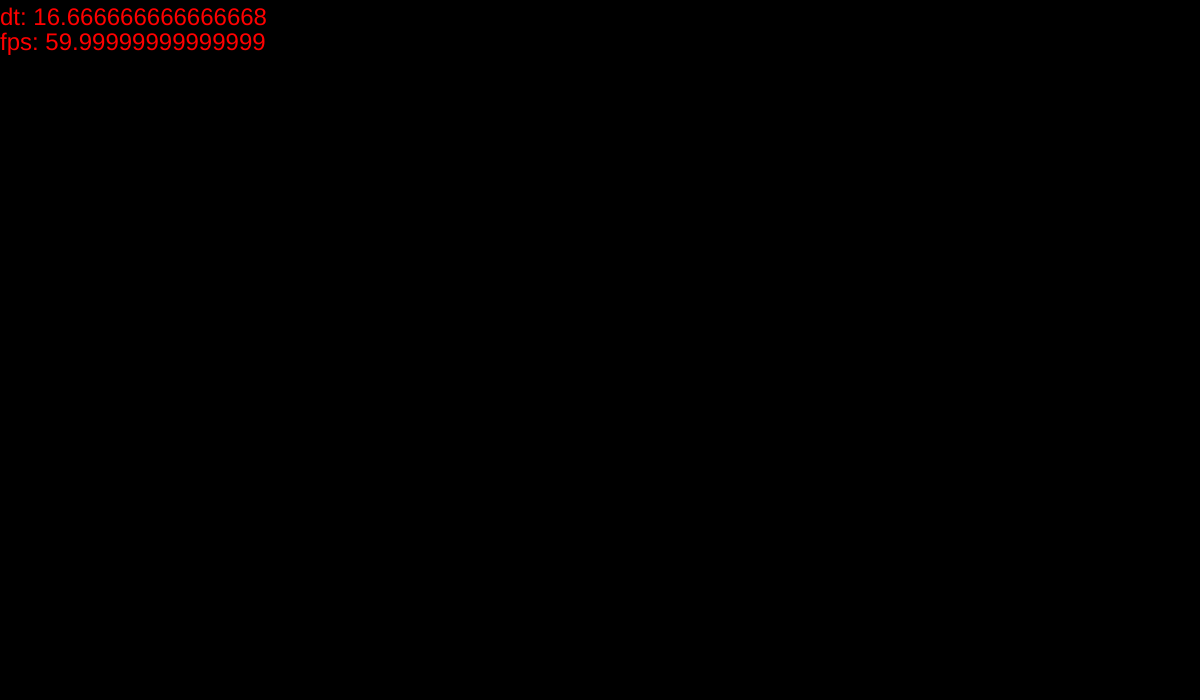
Frame 1 (no input)
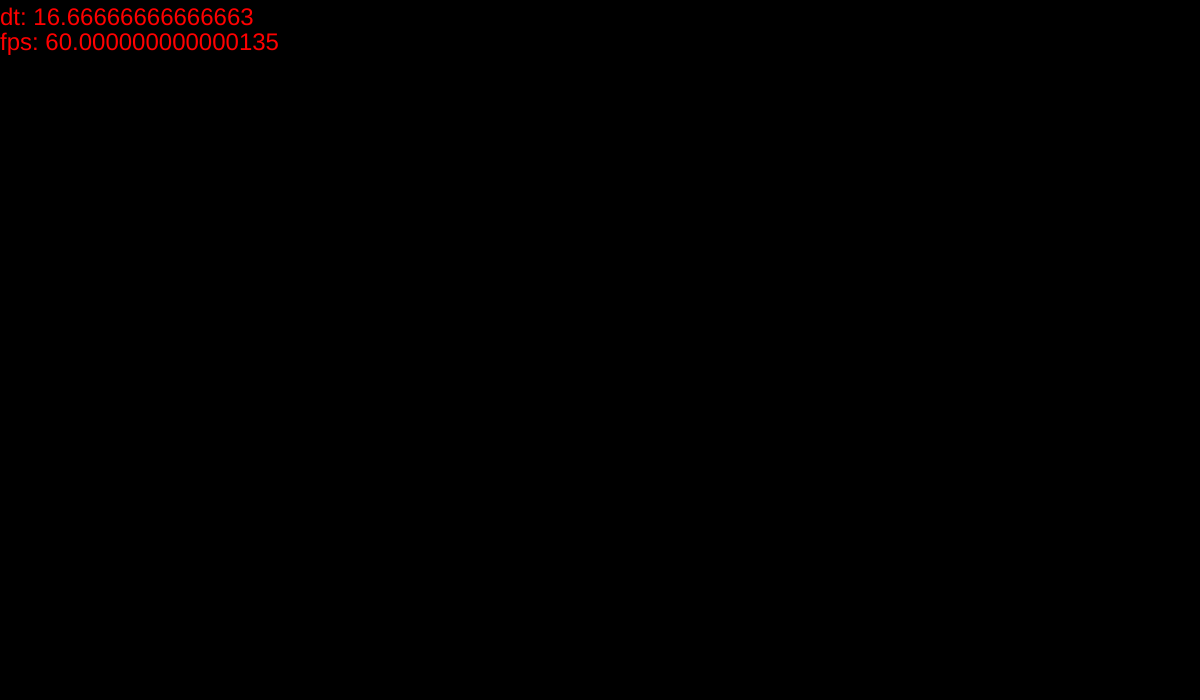
Frame 60 (no input)
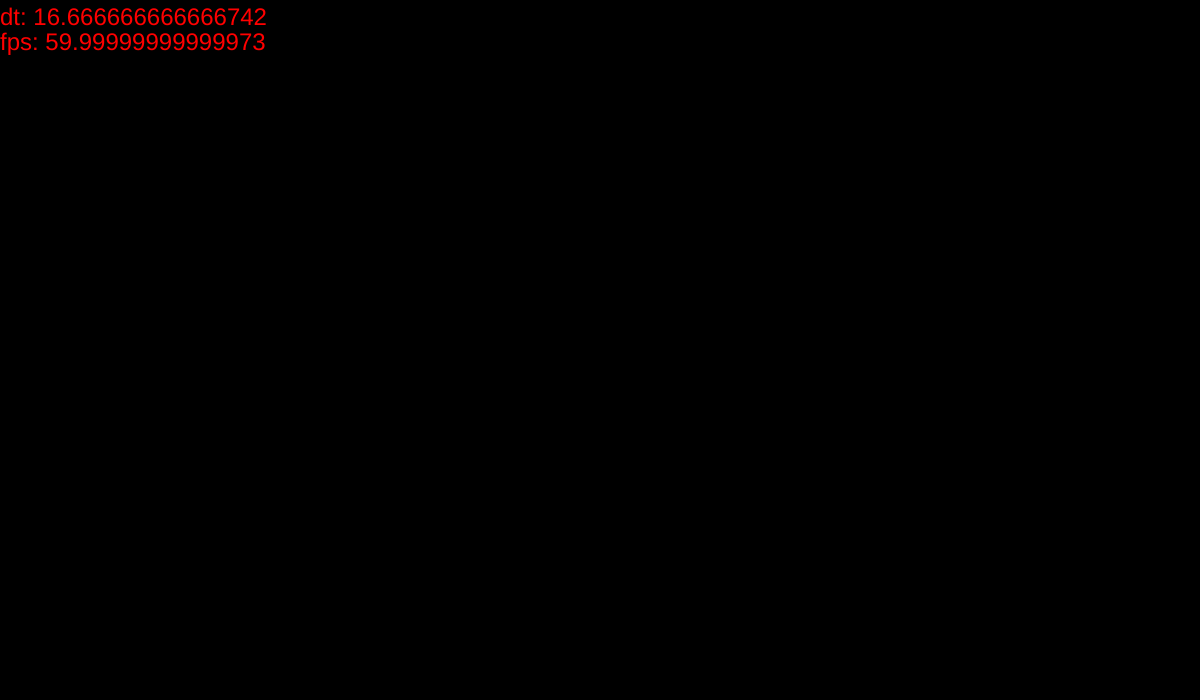
Frame 120 (the mouse pressed at the canvas centre since frame 60)

The p5.js sketch that drew these frames (run headless with seeded random() and noise() and a simulated clock; from frame 60 on, the mouse is pressed at the canvas centre):

// p5.js sketch
// ── sketch.js
class Bubble {
  constructor(/* x, y, r */) {
    this.x = 0;
    this.y = 0;
    this.r = random(10, 50);
    this.life = random(1.0, 12.0);
    this.stage = 0;
    this.color = color(0)
    this.speed = random(0.04, 0.12);
  }
  draw() {
    stroke(this.color);
    if (this.stage == 0) {
      circle(this.x, this.y, this.r*2);
    }
    if (this.stage == 1) {
      let start = 1 + abs(this.life) * 0.1;
      let mult = 1 + abs(this.life) * 0.2;
      // Draw the straight lines
      for (let a=0; a<16; a++) {
        line(
          this.x + this.r * cos(a*PI/8) * start,
          this.y + this.r * sin(a*PI/8) * start,
          this.x + this.r * cos(a*PI/8) * mult,
          this.y + this.r * sin(a*PI/8) * mult
        );
      }
    }
  }
  evolve() {
    if (this.life <= -1) {
      return;
    }
    this.life -= 0.01;
    if (this.life <= -1) {
      this.stage = 2;
      return;
    }
    if (this.life <= 0) {
      this.life -= 0.03;
      this.stage = 1;
      return;
    }
  }
  spawn() {
    this.x = random(0, width);
    this.y = random(height*0.95, height);
    this.r = random(10, 50);
    this.life = random(1.0, 6.0);
    this.stage = 0;
    this.speed = random(0.04, 0.12);
    colorMode(HSL, 255);
    this.color = color(
      random(150, 200),
      random(175, 255),
      random(100, 200),
    )
    colorMode(RGB);
    // this.color = color(
    //   random(100, 255),
    //   random(100, 255),
    //   random(100, 255)
    // )
  }
  move() {
    if (this.stage == 0) {
      this.y -= deltaTime * this.speed;
    }
    if (this.stage == 1) {
      this.y += deltaTime * 0.04;
    }
  }
}
let bubbles = [];

function preload() {}

function setup() {
  createCanvas(windowWidth, windowHeight*0.7);
  for (let i=0; i<200; i++) {
    bubbles.push(
      new Bubble(
        // random(0, width),
        // random(height*0.85, height),
      )
    );
  }
  // for (let b of bubbles) {
  //   b.spawn();
  // }
}

function draw() {
  background(0);
  noFill();
  for (let b of bubbles) {
    b.draw();
    b.evolve();
    b.move();
    if (b.stage == 2) {
      b.spawn();
    }
  }
  Debug();
}

function Debug() {
  push();
  fill('red');
  strokeWeight(0);
  textSize(24);
  text("dt: " + deltaTime, 0, 25);
  text("fps: " + frameRate(), 0, 50);
  pop();
}
